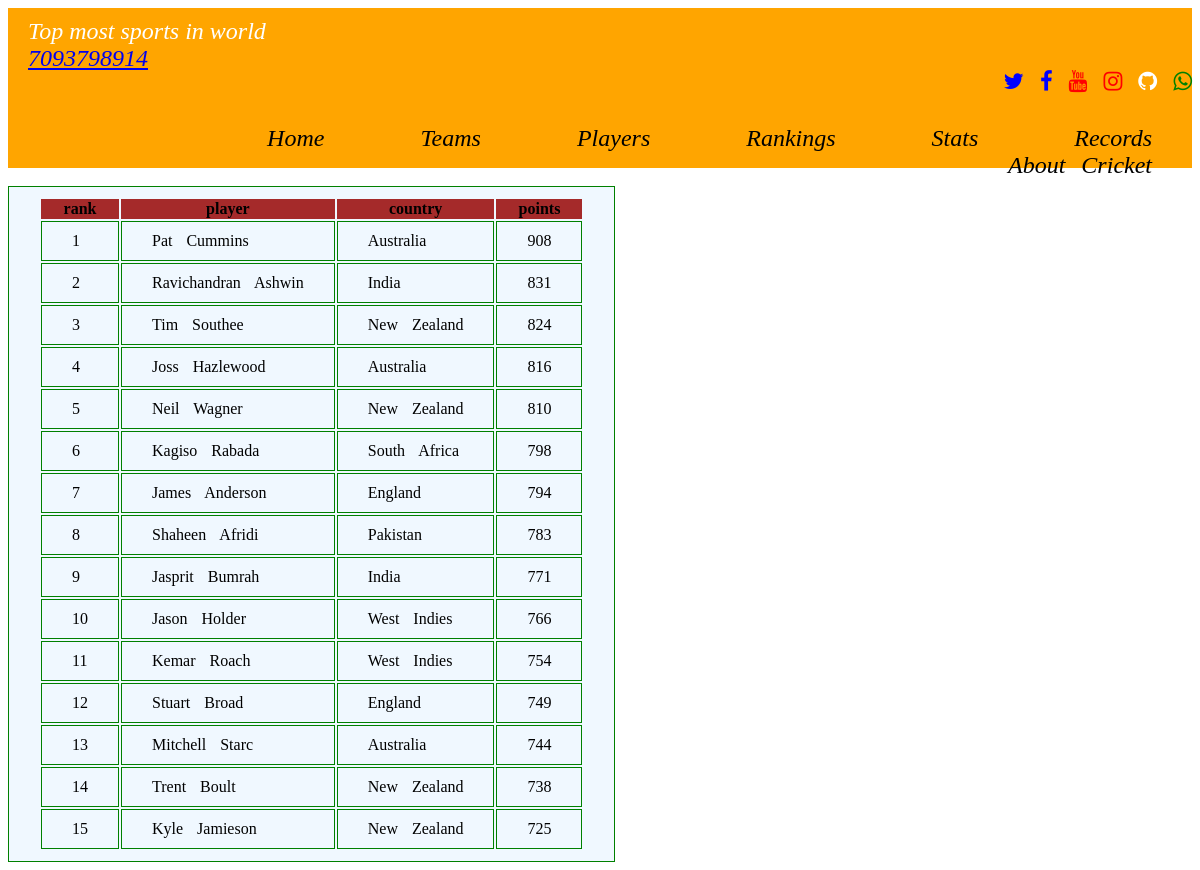
/web/icc_testbowling_team, run on the app's committed database.
### web/models.py (models this page shows)
class TestBowlingRankings(models.Model):
    rank=models.IntegerField()
    player=models.CharField(max_length=80)
    country=models.CharField(max_length=80)
    points=models.IntegerField()

### web/views.py (the view)
# urls.py: path('icc_testbowling_team',views.icc_testbowling_team,name='icc_testbowling_team'),
def icc_testbowling_team(request):
    re=TestBowlingRankings.objects.all
    return render(request,'web/icc_testbowling_team.html',{'access_records':re})

### template/web/icc_testbowling_team.html (shortened to what this page needs)
<!DOCTYPE html>
{% extends "web/all.html" %}
{% load static %}
{% block body_block %}
<body >
    <div class="body">
         <table>
         <div class="dhana">
                <tr>
                  <th colspan="0">rank</th>
                  <th colspan="0">player</th>
                  <th colspan="1">country</th>
                  <th colspan="1">points</th>
                </tr>
                {% for acc in access_records %}
                <tr>
                  <td>{{ acc.rank }}</td>
                  <td>{{ acc.player }}</td>
                  <td>{{ acc.country }}</td>
                  <td>{{ acc.points }}</td>
                </tr>
                {% endfor %}
    </div></table>
        {% endblock %}

### static/images/css/style.css (style rules this page uses)
table,td { border: 1px solid green; background-color: aliceblue; word-spacing: 10px; padding: 10px 30px 10px 30px; color: black; }
th { background-color: brown; }

### data on the page
TestBowlingRankings: rank "1", player "Pat Cummins", country "Australia", points "908"
TestBowlingRankings: rank "2", player "Ravichandran Ashwin", country "India", points "831"
TestBowlingRankings: rank "3", player "Tim Southee", country "New Zealand", points "824"
TestBowlingRankings: rank "4", player "Joss Hazlewood", country "Australia", points "816"
TestBowlingRankings: rank "5", player "Neil Wagner", country "New Zealand", points "810"
TestBowlingRankings: rank "6", player "Kagiso Rabada", country "South Africa", points "798"
TestBowlingRankings: rank "7", player "James Anderson", country "England", points "794"
TestBowlingRankings: rank "8", player "Shaheen Afridi", country "Pakistan", points "783"
TestBowlingRankings: rank "9", player "Jasprit Bumrah", country "India", points "771"
TestBowlingRankings: rank "10", player "Jason Holder", country "West Indies", points "766"
TestBowlingRankings: rank "11", player "Kemar Roach", country "West Indies", points "754"
TestBowlingRankings: rank "12", player "Stuart Broad", country "England", points "749"
TestBowlingRankings: rank "13", player "Mitchell Starc", country "Australia", points "744"
TestBowlingRankings: rank "14", player "Trent Boult", country "New Zealand", points "738"
TestBowlingRankings: rank "15", player "Kyle Jamieson", country "New Zealand", points "725"
